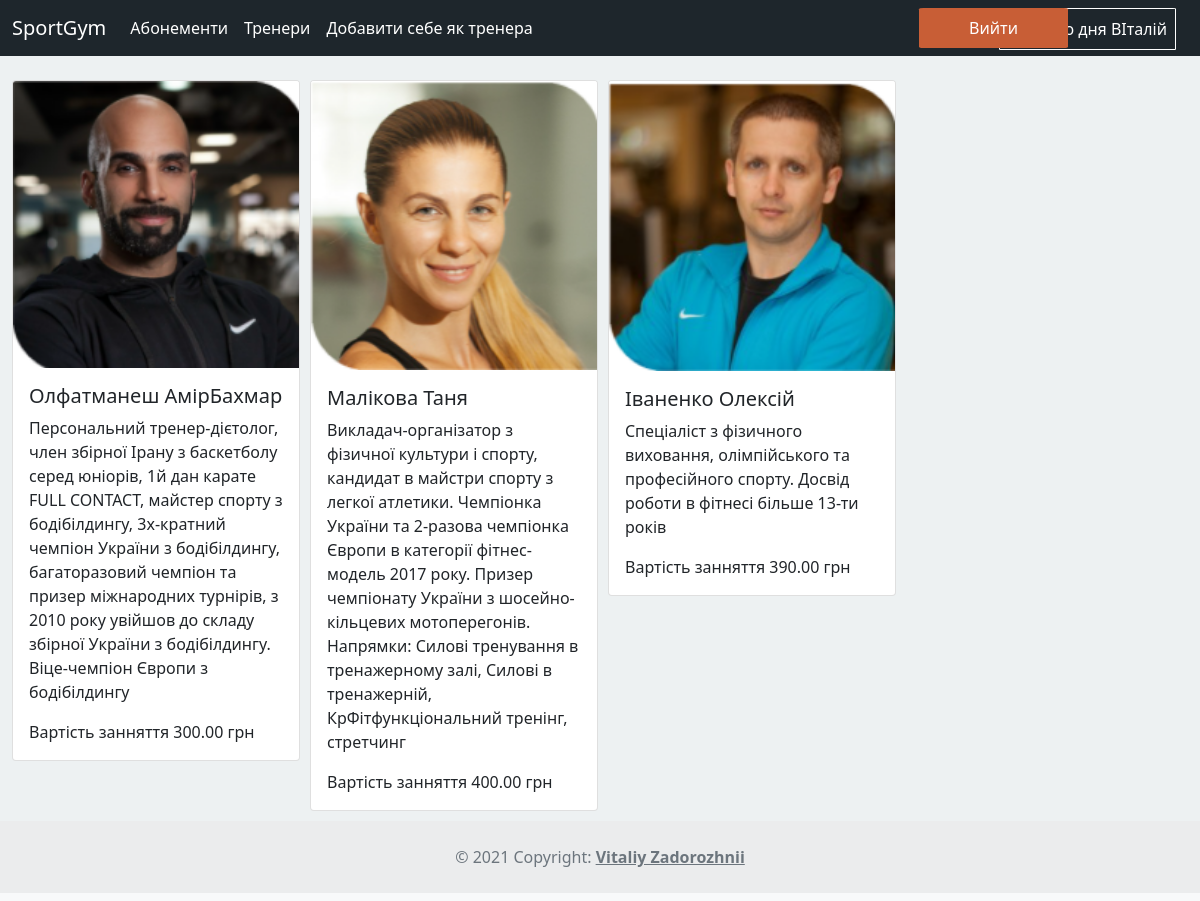
The app's page /trainers/ (signed in) with its own data.
### gym/models.py (models this page shows, shortened)
class Trainer(models.Model):
    name = models.CharField(max_length=100, verbose_name='Имя', blank=True, null=True)
    surname = models.CharField(max_length=100, verbose_name='Фамилия', blank=True, null=True)
    about = models.TextField(blank=True, verbose_name='Про себе')
    photo = models.ImageField(upload_to = "photos/%Y/%m/%d/", verbose_name='Фото')
    price = models.DecimalField(max_digits=15, decimal_places=2, verbose_name='Ціна за заняття')
    class Meta:
        verbose_name = 'Тренер'
        verbose_name_plural = 'Тренеры'

### gym/views.py (the view)
# urls.py: path('trainers/', trainers , name='trainers'),
def trainers(request):
    form = Trainer.objects.all()
    return render(request, 'gym/trainers.html', {'form': form, 'menu': menu})

### gym/templates/gym/trainers.html (shortened to what this page needs)
{% extends 'gym/base.html' %}
{% load mathfilters %}
{% block content %}
<div class="flex" style="overflow: hidden; margin-left: auto; margin-right: auto; ">
  <div style="width: 1000%;">
    {% for f in form %}
    <div class="card" style="width: 18rem; float: left; margin-right: 10px;" >
      <img src="/media/{{f.photo}}" class="card-img-top" alt="...">
      <div class="card-body">
        <h5 class="card-title">{{ f.surname }} {{ f.name }} </h5>
        <p class="card-text">{{ f.about }}</p>
        <p class="card-text">Вартість занняття {{ f.price }} грн</p>
      </div>
    </div>
    {% endfor%}
  </div>
</div>
{% endblock content %}

### gym/templates/gym/base.html (shortened to what this page needs)
{% load static %}
<!DOCTYPE html>
<html lang="en">
<head>
    <link href="https://cdn.jsdelivr.net/npm/bootstrap@5.0.2/dist/css/bootstrap.min.css" rel="stylesheet">
    <link type="text/css" href="{% static 'gym/css/style.css' %}" rel="stylesheet">
</head>
<body>
    <header>
        <nav class="navbar navbar-expand-lg navbar-dark bg-#1E262C">
            <div class="container-fluid">
              <a class="navbar-brand" href="{% url 'home' %}">SportGym</a>
              <div class="collapse navbar-collapse" id="navbarNavAltMarkup">
                <div class="navbar-nav">
                {% for m in menu %}
                  <a class="nav-link active" aria-current="page" href="{% url m.url_name %}">{{m.title}}</a>
                {% endfor %}
                {% if request.user.is_authenticated %}
                  <a class="nav-link active" id="reg" >Доброго дня {{user.first_name}}</a>
                  <a class="nav-link active" id="auth" href="{% url 'logout' %}" >Вийти</a>
                {% else %}
                <a class="nav-link active" id="auth" href="{% url 'auth' %}">Увійти</a>
                <a class="nav-link active" id="reg" href="{% url 'registration' %}">Зареєструватися</a>
                {% endif %}
                </div>
              </div>
            </div>
          </nav>
    </header>
    <main>
    <div class="content">
    {% block content %}
    {% endblock content %}
    </div>
    </main>
  <footer class="text-center text-lg-start bg-light text-muted">
    <div class="text-center p-4" style="background-color: rgba(0, 0, 0, 0.05);">
      © 2021 Copyright:
      <a class="text-reset fw-bold" href="#">Vitaliy Zadorozhnii</a>
    </div>
  </footer>
</body>
</html>

### gym/static/gym/css/style.css (style rules this page uses)
a { color: white; }
* { margin: 0; padding: 0; }
html, body { height: 100%; overflow-x: hidden; background-color: #EDF1F2; }
.content { padding-bottom: 90px; }
footer { position: absolute; left: 0; bottom: 0; width: 100%; height: 80px; }
header { background-color:#1E262C; margin-bottom: 2%; }
#auth { color:white; position: absolute; right: 11%; display: block; background-color:#C85E36; padding-left: 50px; padding-right: 50px; border-radius: 3%; }
#reg { color:white; position: absolute; right: 2%; border:1px solid white ; border-radius: 2%; }
img { width:50%; }
.flex { padding-left: 1%; padding-right: 1%; }

### records on screen
Trainer: photo (picture), surname "Олфатманеш", name "АмірБахмар", about "Персональний тренер-дієтолог, член збірної Ірану з баскетболу серед юніорів, 1й дан карате FULL CONTACT, майстер спорту з бодібілдингу, 3х-кратний чемпіон України з бодібілдингу, багаторазовий чемпіон та призер міжнародних турнірів, з 2010 року увійшов до складу збірної України з бодібілдингу. Віце-чемпіон Європи з бодібілдингу", price "300.00"
Trainer: photo (picture), surname "Малікова", name "Таня", about "Викладач-організатор з фізичної культури і спорту, кандидат в майстри спорту з легкої атлетики. Чемпіонка України та 2-разова чемпіонка Європи в категорії фітнес-модель 2017 року. Призер чемпіонату України з шосейно-кільцевих мотоперегонів. Напрямки: Силові тренування в тренажерному залі, Силові в тренажерній, КрФітфункціональний тренінг, стретчинг", price "400.00"
Trainer: photo (picture), surname "Іваненко", name "Олексій", about "Спеціаліст з фізичного виховання, олімпійського та професійного спорту. Досвід роботи в фітнесі більше 13-ти років", price "390.00"

### other values on screen
{{ m.title }} "Абонементи" "Тренери" "Добавити себе як тренера"
{{ user.first_name }} "ВІталій"
